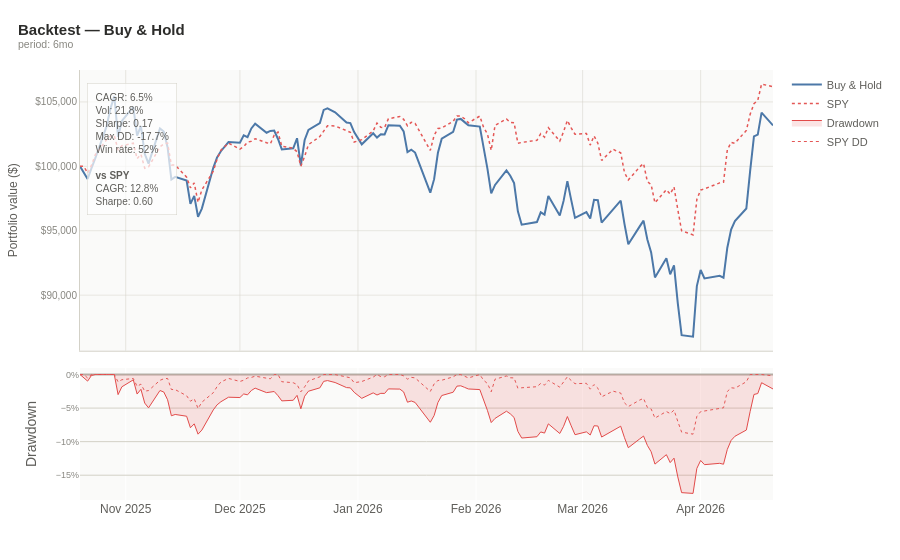

The code cell stored with this chart in its notebook:
### Code cell
from modules import backtest, plots

mag7 = ["AAPL", "MSFT", "NVDA", "GOOGL", "META", "AMZN", "TSLA"]

result = backtest.run(
    quant, mag7,
    strategy=backtest.buy_and_hold(),   # equal weight, no rebalancing cost
    period="6mo",
    rebalance="monthly",                # rebalance back to equal weight monthly
    transaction_cost_bps=5,
    benchmark="SPY",
)

print(result)                           # CAGR, Sharpe, Max DD vs SPY
print(result.metrics_df())              # side-by-side table
plots.backtest(result).show()           # equity curve + drawdown panel
